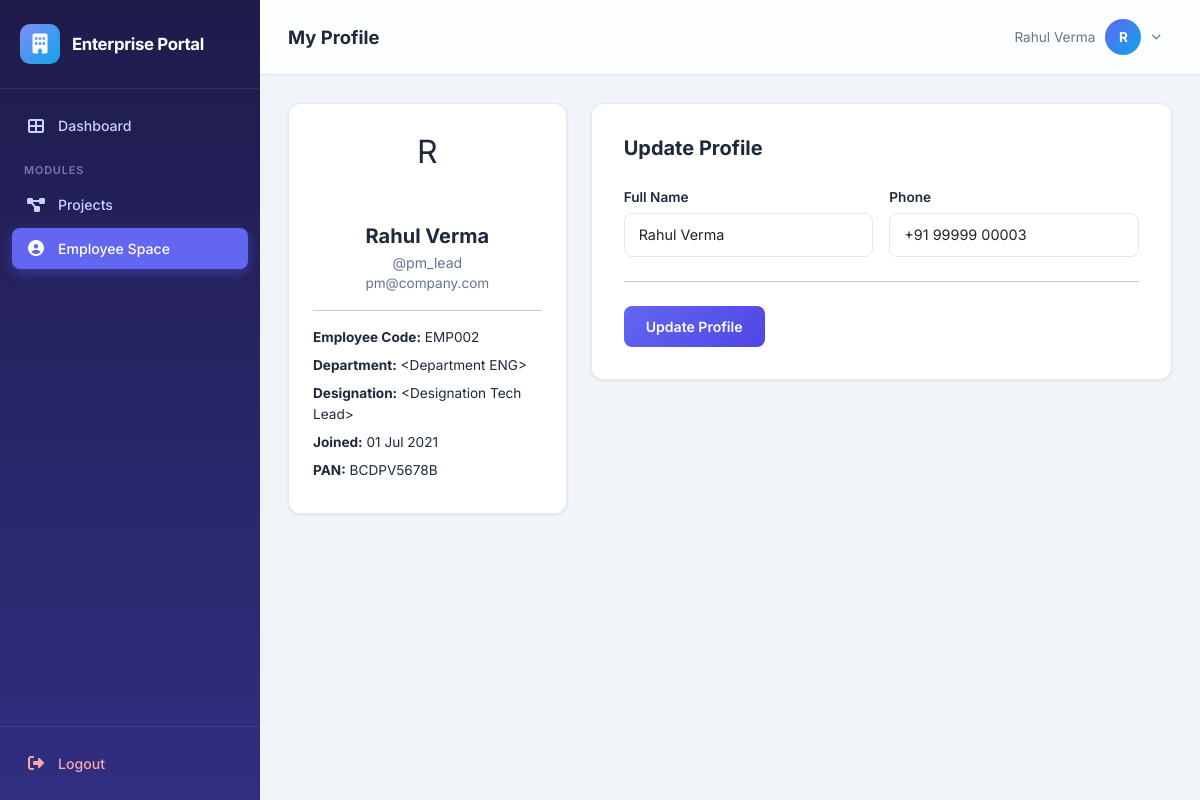
The page /employee/profile (signed in) on the database its author committed.
### app/models.py (models this page shows, shortened)
class Module(db.Model):
    __tablename__ = 'modules'
    id = db.Column(db.Integer, primary_key=True)
    name = db.Column(db.String(50), unique=True, nullable=False)
    slug = db.Column(db.String(50), unique=True, nullable=False)
    description = db.Column(db.String(200), default='')
    icon = db.Column(db.String(50), default='fas fa-cube')

class User(UserMixin, db.Model):
    __tablename__ = 'users'
    id = db.Column(db.Integer, primary_key=True)
    username = db.Column(db.String(80), unique=True, nullable=False, index=True)
    email = db.Column(db.String(120), unique=True, nullable=False)
    password_hash = db.Column(db.String(256), nullable=False)
    full_name = db.Column(db.String(150), nullable=False)
    phone = db.Column(db.String(20), default='')
    is_admin = db.Column(db.Boolean, default=False)
    is_active_user = db.Column(db.Boolean, default=True)
    must_change_password = db.Column(db.Boolean, default=False)
    created_at = db.Column(db.DateTime, default=datetime.utcnow)
    modules = db.relationship('Module', secondary='user_modules', backref=db.backref('users', lazy='dynamic'))
    employee = db.relationship('Employee', backref='user', uselist=False, lazy='joined')
    tasks_assigned = db.relationship('Task', backref='assignee', foreign_keys='Task.assigned_to')
    expenses = db.relationship('Expense', backref='submitter', foreign_keys='Expense.submitted_by')
    projects_created = db.relationship('Project', backref='creator', foreign_keys='Project.created_by')
    def has_module(self, slug):
        return any(m.slug == slug for m in self.modules)
    @property
    def is_active(self):
        return self.is_active_user

class Employee(db.Model):
    __tablename__ = 'employees'
    id = db.Column(db.Integer, primary_key=True)
    user_id = db.Column(db.Integer, db.ForeignKey('users.id', ondelete='CASCADE'), unique=True, nullable=False)
    emp_code = db.Column(db.String(20), unique=True, nullable=False)
    department_id = db.Column(db.Integer, db.ForeignKey('departments.id'), nullable=True)
    designation_id = db.Column(db.Integer, db.ForeignKey('designations.id'), nullable=True)
    date_of_joining = db.Column(db.Date, default=date.today)
    salary = db.Column(db.Float, default=0.0)
    bank_account = db.Column(db.String(30), default='')
    pan_number = db.Column(db.String(15), default='')
    is_active = db.Column(db.Boolean, default=True)
    leaves = db.relationship('Leave', backref='employee', lazy='dynamic')
    attendance_records = db.relationship('Attendance', backref='employee', lazy='dynamic')
    salary_records = db.relationship('SalaryRecord', backref='employee', lazy='dynamic')
    leave_balances = db.relationship('LeaveBalance', backref='employee', lazy='dynamic')
    documents = db.relationship('EmployeeDocument', backref='employee', lazy='dynamic')
    payroll_inputs = db.relationship('PayrollInput', backref='employee', lazy='dynamic')

class Department(db.Model):
    __tablename__ = 'departments'
    id = db.Column(db.Integer, primary_key=True)
    name = db.Column(db.String(100), unique=True, nullable=False)
    code = db.Column(db.String(20), unique=True, nullable=False)
    description = db.Column(db.String(250), default='')
    is_active = db.Column(db.Boolean, default=True)
    created_at = db.Column(db.DateTime, default=datetime.utcnow)
    designations = db.relationship('Designation', backref='department', lazy='dynamic')
    employees = db.relationship('Employee', backref='department', lazy='dynamic')
    def __repr__(self):
        return f'<Department {self.code}>'

class Designation(db.Model):
    __tablename__ = 'designations'
    id = db.Column(db.Integer, primary_key=True)
    title = db.Column(db.String(100), nullable=False)
    department_id = db.Column(db.Integer, db.ForeignKey('departments.id', ondelete='CASCADE'), nullable=False)
    level = db.Column(db.Integer, default=1)          # 1=Junior, 2=Mid, 3=Senior, 4=Lead, 5=Head
    is_active = db.Column(db.Boolean, default=True)
    created_at = db.Column(db.DateTime, default=datetime.utcnow)
    employees = db.relationship('Employee', backref='designation', lazy='dynamic')
    __table_args__ = (db.UniqueConstraint('title', 'department_id', name='uq_title_dept'),)
    def __repr__(self):
        return f'<Designation {self.title}>'

### app/employee/routes.py (the view)
@bp.route('/profile', methods=['GET', 'POST'])
@module_required('employee')
def profile():
    form = ProfileForm(obj=current_user)
    employee = current_user.employee
    if form.validate_on_submit():
        current_user.full_name = form.full_name.data
        current_user.phone = form.phone.data or ''
        db.session.commit()
        flash('Profile updated.', 'success')
        return redirect(url_for('employee.profile'))
    return render_template('employee/profile.html', form=form, employee=employee)

### app/employee/forms.py
class ProfileForm(FlaskForm):
    full_name = StringField('Full Name', validators=[DataRequired()])
    phone = StringField('Phone', validators=[Optional()])
    submit = SubmitField('Update Profile')

### app/templates/employee/profile.html (shortened to what this page needs)
{% extends "base.html" %}
{% block page_title %}My Profile{% endblock %}
{% block content %}
<div class="row g-4">
    <div class="col-lg-4">
        <div class="data-card">
            <div class="p-4 text-center">
                <div class="user-avatar mx-auto mb-3" style="width:80px; height:80px; font-size:2rem; border-radius:20px;">
                    {{ current_user.full_name[0] | upper }}
                </div>
                <h5 class="fw-bold mb-1">{{ current_user.full_name }}</h5>
                <p style="color:var(--text-secondary); font-size:0.88rem; margin:0;">@{{ current_user.username }}</p>
                <p style="color:var(--text-secondary); font-size:0.85rem;">{{ current_user.email }}</p>
                {% if employee %}
                <hr>
                <div style="font-size:0.85rem; text-align:left;">
                    <div class="mb-2"><strong>Employee Code:</strong> {{ employee.emp_code }}</div>
                    <div class="mb-2"><strong>Department:</strong> {{ employee.department or '—' }}</div>
                    <div class="mb-2"><strong>Designation:</strong> {{ employee.designation or '—' }}</div>
                    <div class="mb-2"><strong>Joined:</strong> {{ employee.date_of_joining.strftime('%d %b %Y') if employee.date_of_joining else '—' }}</div>
                    <div class="mb-2"><strong>PAN:</strong> {{ employee.pan_number or '—' }}</div>
                </div>
                {% endif %}
            </div>
        </div>
    </div>
    <div class="col-lg-8">
        <div class="form-card" style="max-width:100%;">
            <h5 class="fw-bold mb-4">Update Profile</h5>
            <form method="POST" novalidate>
                <div class="row g-3">
                    <div class="col-md-6">
                        {{ form.full_name.label(class="form-label") }}
                        {{ form.full_name(class="form-control") }}
                    </div>
                    <div class="col-md-6">
                        {{ form.phone.label(class="form-label") }}
                        {{ form.phone(class="form-control", placeholder="+91 98765 43210") }}
                    </div>
                </div>
                <hr class="my-4">
                {{ form.submit(class="btn btn-primary") }}
            </form>
        </div>
    </div>
</div>
{% endblock %}

### app/templates/base.html (shortened to what this page needs)
<!DOCTYPE html>
<html lang="en">
<head>
    <link href="https://cdn.jsdelivr.net/npm/bootstrap@5.3.3/dist/css/bootstrap.min.css" rel="stylesheet">
    <link href="https://cdnjs.cloudflare.com/ajax/libs/font-awesome/6.5.1/css/all.min.css" rel="stylesheet">
    <link rel="stylesheet" href="{{ url_for('static', filename='css/style.css') }}">
</head>
<body>
    <aside id="sidebar" class="sidebar">
        <div class="sidebar-brand">
            <div class="brand-icon">
                <i class="fas fa-building"></i>
            </div>
            <h5>Enterprise Portal</h5>
        </div>
        <nav class="sidebar-nav">
            <a href="{{ url_for('main_dashboard') }}" class="nav-link">
                <i class="fas fa-th-large"></i>
                <span>Dashboard</span>
            </a>
            <div class="nav-label">Modules</div>
            {% for mod in user_modules %}
                {% if mod.slug == 'admin' %}
                <a href="{{ url_for('admin.dashboard') }}" class="nav-link" id="nav-admin">
                    <i class="fas fa-shield-halved"></i>
                    <span>Admin</span>
                </a>
                {% elif mod.slug == 'hr' %}
                <a href="{{ url_for('hr.dashboard') }}" class="nav-link" id="nav-hr">
                    <i class="fas fa-people-group"></i>
                    <span>HR</span>
                </a>
                {% elif mod.slug == 'pm' %}
                <a href="{{ url_for('pm.dashboard') }}" class="nav-link" id="nav-pm">
                    <i class="fas fa-diagram-project"></i>
                    <span>Projects</span>
                </a>
                {% elif mod.slug == 'finance' %}
                <a href="{{ url_for('finance.dashboard') }}" class="nav-link" id="nav-finance">
                    <i class="fas fa-indian-rupee-sign"></i>
                    <span>Finance</span>
                </a>
                {% elif mod.slug == 'employee' %}
                <a href="{{ url_for('employee.dashboard') }}" class="nav-link" id="nav-employee">
                    <i class="fas fa-user-circle"></i>
                    <span>Employee Space</span>
                </a>
                {% endif %}
            {% endfor %}
        </nav>
        <div class="sidebar-footer">
            <a href="{{ url_for('auth.logout') }}" class="nav-link">
                <i class="fas fa-right-from-bracket"></i>
                <span>Logout</span>
            </a>
        </div>
    </aside>
    <div class="main-content">
        <header class="top-navbar">
            <div class="d-flex align-items-center gap-3">
                <h1 class="page-title">{% block page_title %}Dashboard{% endblock %}</h1>
            </div>
            <div class="user-dropdown">
                <button class="user-dropdown-toggle" id="userDropdownBtn" type="button">
                    <span class="d-none d-md-inline" style="font-size:0.85rem; color: var(--text-secondary);">
                        {{ current_user.full_name }}
                    </span>
                    <div class="user-avatar">
                        {{ current_user.full_name[0] | upper }}
                    </div>
                    <i class="fas fa-chevron-down" style="font-size:0.6rem; color:var(--text-secondary);"></i>
                </button>
            </div>
        </header>
        <div class="page-body">
            {% block content %}{% endblock %}
        </div>
    </div>
</body>
</html>

### rows shown on the page
User: full_name "Rahul Verma", full_name "R", username "pm_lead", email "pm@company.com", phone "+91 99999 00003"
Employee: emp_code "EMP002", date_of_joining "01 Jul 2021", pan_number "BCDPV5678B"
Department: code "<Department ENG>"
Designation: title "<Designation Tech Lead>"
